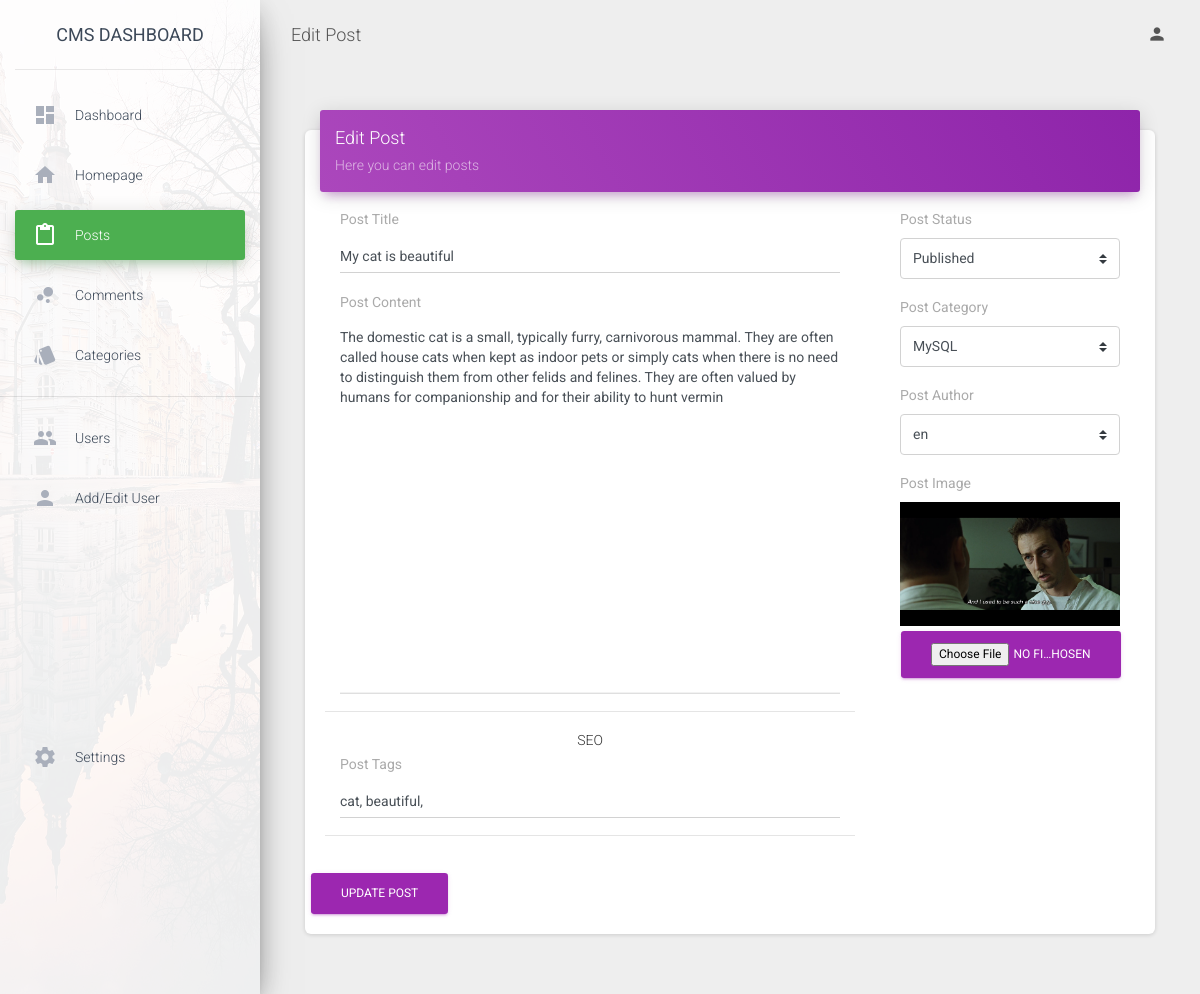
The app's page /admin/edit_post.php?id=1 (signed in) with its own data.
### tables this page shows
CREATE TABLE `posts` (
  `post_id` int(255) NOT NULL,
  `post_title` varchar(255) NOT NULL,
  `post_author` varchar(255) NOT NULL,
  `post_date` date NOT NULL,
  `post_image` varchar(255) NOT NULL,
  `post_content` varchar(9999) NOT NULL,
  `post_tags` varchar(255) NOT NULL,
  `post_comment_count` int(11) NOT NULL,
  `post_status` varchar(32) NOT NULL DEFAULT 'draft',
  `post_user` varchar(255) NOT NULL,
  `post_category_id` int(255) NOT NULL,
  `post_url` varchar(255) NOT NULL,
  `post_views_count` int(255) NOT NULL DEFAULT 1
);

### admin/includes/admin_functions.php (called while the page is built, shortened)
<?php
function editPost(){
  global $connection;
  if (isset($_GET['id'])) {
    $the_post_id = $_GET['id'];
    $query = "SELECT * FROM posts WHERE post_id = {$the_post_id}";
    $select_posts_by_id = mysqli_query($connection, $query) or die(mysqli_error($select_posts_by_id));
    while ($row = mysqli_fetch_assoc($select_posts_by_id)) {
      $post_title = $row['post_title'];
      $post_image = $row['post_image'];
      $post_tags = $row['post_tags'];
      $post_status = $row['post_status'];
      $post_content = $row['post_content'];
    }
  }
}
$cms_main_color = "";
$sidebar_color = "white";
?>

### admin/edit_post.php (the view, shortened to what this page needs)
<?php include './includes/admin_header.php'; ?>
<?php include './includes/admin_sidebar.php'; ?>
<div class="main-panel">
<?php include './includes/admin_navigation.php'; ?>
<div class="content">
  <div class="container-fluid">
<div class="row m-0">
<div class="col-md-12">
  <div class="card">
    <div class="card-header card-header-primary">
      <h4 class="card-title ">Edit Post</h4>
      <p class="card-category">Here you can edit posts</p>
    </div>
      <div class="card-body">
 <?php
 editPost();
?>
    <form action="" method="post" enctype="multipart/form-data" >
    <div class="row">
        <div class="col-md-8 mb-3">
        <div class="col-md-12 mb-3 ">
         <label for="title">Post Title</label>
          <input type="text" class="form-control" name="title" value="<?php echo $post_title; ?>">
        </div>
        <div class="col-md-12 mb-3 ">
         <label for="post_content">Post Content</label>
         <br>
         <textarea class="form-control" name="post_content" id="post-body" cols="100%" rows="18"><?php echo $post_content; ?>
          </textarea>
        </div>
        <hr>
        <div class="text-center">SEO</div>
        <div class="col-md-12 mb-3 ">
          <label for="post_tags">Post Tags</label>
          <input type="text" class="form-control" name="post_tags" value="<?php echo $post_tags; ?>">
        </div>
        <hr>
        </div>
       <div class="col-md-4 mb-3">
         <div class="col-md-12 mb-3 ">
          <label for="post_status">Post Status</label>
          <br>
            <select value="<?php echo $post_status; ?>" name="post_status" class="custom-select">
              <option value='published'>Published</option>
            </select>
         </div>
        <div class="col-md-12 mb-3 ">
         <label for="post_category">Post Category</label>
         <select id="post_category" name="post_category" class="custom-select">
            <?php
              $query = "SELECT * FROM categories";
              $select_categories = mysqli_query($connection, $query);
              while ($row = mysqli_fetch_assoc($select_categories)) {
                $cat_id = $row['cat_id'];
                $cat_title = $row['cat_title'];
                echo "<option value='{$cat_id}'>{$cat_title}</option>";
              }
            ?>
        </select>
        </div>
        <div class="col-md-12 mb-3 ">
         <label for="post_author">Post Author</label>
         <select id="post_author" name="post_author" class="custom-select">
                <?php
                  $query = "SELECT * FROM users";
                  $select_user = mysqli_query($connection, $query);
                  while ($row = mysqli_fetch_assoc($select_user)) {
                    $username = $row['username'];
                    echo "<option value='$username'> {$username} </option>";
                  }
                ?>
              </select>
        </div>
      <div class="col-md-12 mb-3 ">
        <label for="post_image">Post Image</label>
         <div><img src="../img/<?php echo $post_image; ?>" width="100%" alt=""></div>
         <input type="file" class="form-control-file btn btn-primary" name="image">
        </div>
        </div>
        <input class="btn btn-primary" name="update_post" type="submit" value="Update Post">
    </div>
</form>
      </div>
      </div>
      </div>
    </div>
  </div>
 </div>
</div>
<?php include './includes/admin_footer.php'; ?>

### admin/includes/admin_header.php (shortened to what this page needs)
<?php include_once '../includes/db.php'; ?>
<?php include_once 'admin_functions.php'; ?>
<!DOCTYPE html>
<html lang="en">
<head>
  <link rel="stylesheet" href="https://maxcdn.bootstrapcdn.com/font-awesome/latest/css/font-awesome.min.css">
  <link href="../admin/assets/css/material-dashboard.css?v=2.1.0" rel="stylesheet" />
</head>
<body class="<?php echo $cms_main_color; ?>">
  <div class="wrapper ">

### admin/includes/admin_sidebar.php
<div class="sidebar" data-color="green" data-background-color="<?php echo $sidebar_color; ?>" data-image="http://localhost/cms/admin/assets/img/sidebar-2.jpg">
      <div class="logo">
        <a href="." class="simple-text logo-normal">
          CMS Dashboard
        </a>
      </div>
      <div class="sidebar-wrapper">
        <ul class="nav">
        <li class="<?php if(basename($_SERVER['SCRIPT_NAME']) == 'index.php'){echo 'nav-item active'; }else { echo ''; } ?>">
            <a class="nav-link" href="./index.php">
              <i class="material-icons">dashboard</i>
              <p>Dashboard</p>
            </a>
          </li>
          <li class="nav-item">
            <a class="nav-link" href="../index.php">
              <i class="material-icons">home</i>
              <p>Homepage</p>
            </a>
          </li>
          <li class="<?php if(basename($_SERVER['SCRIPT_NAME']) == 'posts.php' || basename($_SERVER['SCRIPT_NAME']) == 'add_post.php' || basename($_SERVER['SCRIPT_NAME']) == 'edit_post.php'){echo 'nav-item active'; }else { echo ''; } ?>">
            <a class="nav-link" href="./posts.php?form=grid">
              <i class="material-icons">content_paste</i>
              <p>Posts</p>
            </a>
          </li>
          <li class="<?php if(basename($_SERVER['SCRIPT_NAME']) == 'comments.php'){echo 'nav-item active'; }else { echo ''; } ?>">
            <a class="nav-link" href="./comments.php">
              <i class="material-icons">bubble_chart</i>
              <p>Comments</p>
            </a>
          </li>
          <li class="<?php if(basename($_SERVER['SCRIPT_NAME']) == 'categories.php'){echo 'nav-item active'; }else { echo ''; } ?>">
            <a class="nav-link" href="./categories.php">
              <i class="material-icons">style</i>
              <p>Categories</p>
            </a>
          </li>
          <hr>
          <li class="<?php if(basename($_SERVER['SCRIPT_NAME']) == 'users.php'){echo 'nav-item active'; }else { echo ''; } ?>">
            <a class="nav-link" href="./users.php">
              <i class="material-icons">group</i>
              <p>Users</p>
            </a>
          </li>
          <li class="<?php if(basename($_SERVER['SCRIPT_NAME']) == 'user.php'){echo 'nav-item active'; }else { echo ''; } ?>">
            <a class="nav-link" href="./user.php">
              <i class="material-icons">person</i>
              <p>Add/Edit User</p>
            </a>
          </li>
          <li class="<?php if(basename($_SERVER['SCRIPT_NAME']) == 'settings.php'){echo 'nav-item active'; }else { echo 'nav-item active-pro '; } ?>">
                <a class="nav-link" href="./settings.php">
                    <i class="material-icons">settings</i>
                    <p>Settings</p>
                </a>
            </li>
        </ul>
      </div>
    </div>

### admin/includes/admin_navigation.php (shortened to what this page needs)
<nav class="navbar navbar-expand-lg navbar-transparent navbar-absolute fixed-top " id="navigation-example">
  <div class="container-fluid">
    <div class="navbar-wrapper">
      <a class="navbar-brand" href="javascript:void(0)">
      <?php
      $url = basename($_SERVER['SCRIPT_NAME']);
      switch ($url) {
          case "edit_post.php":
              echo "Edit Post";
              break;
      }
      ?>
      </a>
    </div>
    <div class="collapse navbar-collapse justify-content-end">
      <ul class="navbar-nav">
        <li class="nav-item dropdown">
            <a class="nav-link" href="javscript:void(0)" id="navbarDropdownMenuPerson" data-toggle="dropdown"
                aria-haspopup="true" aria-expanded="false">
                <i class="material-icons">person</i>
              </a>
        </li>
      </ul>
    </div>
  </div>
</nav>

### admin/includes/admin_footer.php (shortened to what this page needs)
    </div>
</body>
</html>

### records on screen
posts: title "My cat is beautiful", post_content "The domestic cat is a small, typically furry, carnivorous mammal. They are often called house cats when kept as indoor pets or simply cats when there is no need to distinguish them from other felids and felines. They are often valued by humans for companionship and for their ability to hunt vermin", post_tags "cat, beautiful,", post_status "Published", post_image (picture)

### other values on screen
form field post_category "MySQL"
form field post_author "en"
